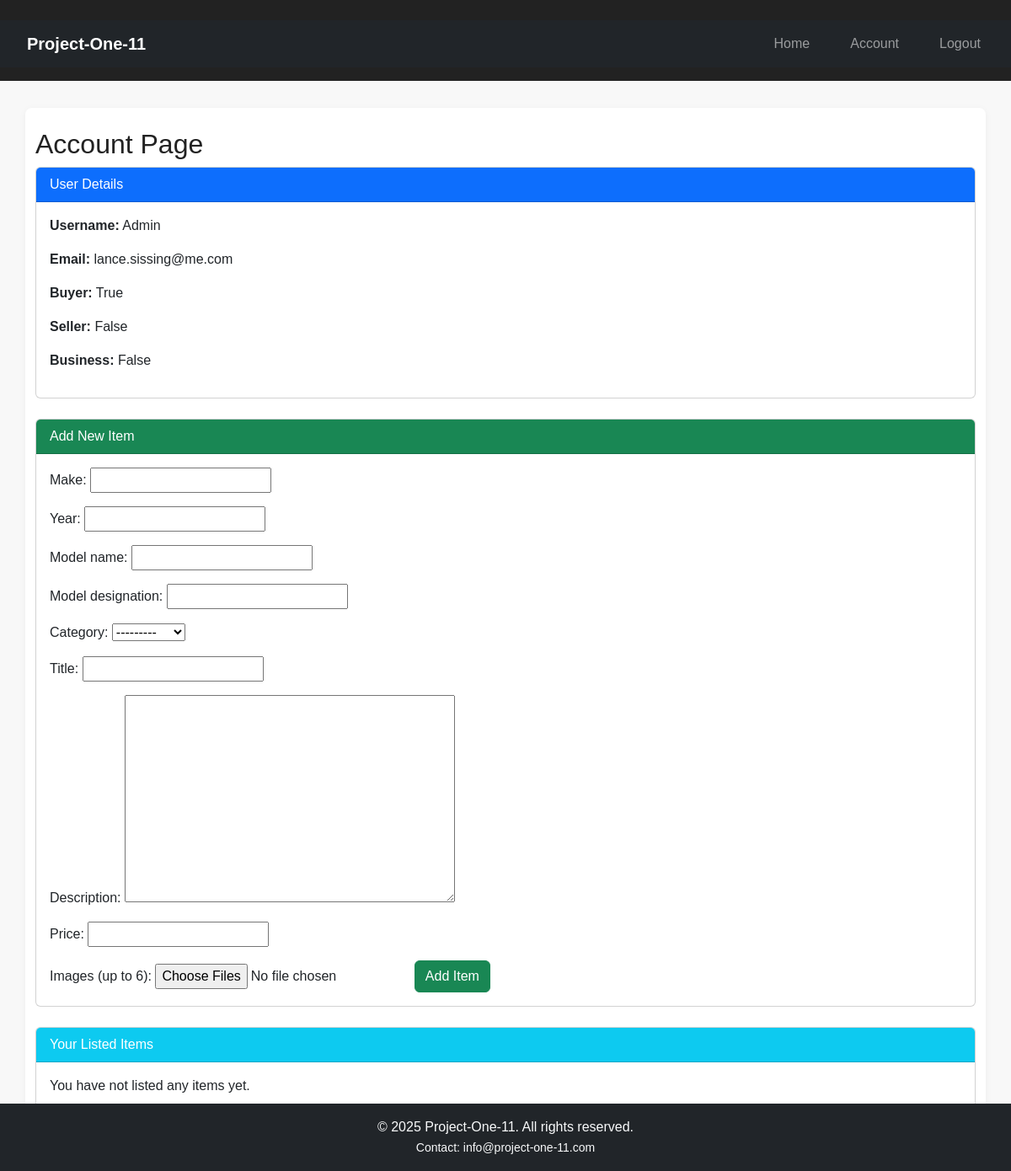
The app's page /accounts/account/ (signed in) with its own data.
### accounts/models.py (models this page shows)
class User(AbstractUser):
    is_buyer = models.BooleanField(default=True, verbose_name='Buyer')
    is_seller = models.BooleanField(default=True, verbose_name='Seller')
    is_business = models.BooleanField(default=False, verbose_name='Business')

### accounts/views.py (the view)
# urls.py: path('account/', views.account, name='account'),
def account(request):
    items = Item.objects.filter(owner=request.user)
    if request.method == 'POST':
        item_form = ItemForm(request.POST, request.FILES)
        if item_form.is_valid():
            new_item = item_form.save(commit=False)
            new_item.owner = request.user
            new_item.save()
            images = request.FILES.getlist('images')
            for idx, image in enumerate(images):
                if idx < 6:
                    from marketplace.models import ItemImage
                    ItemImage.objects.create(item=new_item, image=image)
            return redirect('account')
    else:
        item_form = ItemForm()
    return render(request, 'account.html', {'item_form': item_form, 'items': items})

### accounts/forms.py
class ItemForm(forms.ModelForm):
    class Meta:
        model = Item
        fields = ['make', 'year', 'model_name', 'model_designation', 'category', 'title', 'description', 'price']

### accounts/templates/account.html (shortened to what this page needs)
{% extends 'base.html' %}
{% block content %}
  <h2>Account Page</h2>
  <div class="card mb-4">
    <div class="card-header bg-primary text-white">User Details</div>
    <div class="card-body">
      <p><strong>Username:</strong> {{ user.username }}</p>
      <p><strong>Email:</strong> {{ user.email|default:'(not set)' }}</p>
      <p><strong>Buyer:</strong> {{ user.is_buyer }}</p>
      <p><strong>Seller:</strong> {{ user.is_seller }}</p>
      <p><strong>Business:</strong> {{ user.is_business }}</p>
    </div>
  </div>
  <div class="card mb-4">
    <div class="card-header bg-success text-white">Add New Item</div>
    <div class="card-body">
      <form method="post" enctype="multipart/form-data">
        {{ item_form.as_p }}
        <label for="id_images">Images (up to 6):</label>
        <input type="file" name="images" id="id_images" multiple accept="image/*">
        <button type="submit" class="btn btn-success">Add Item</button>
      </form>
    </div>
  </div>
  <div class="card">
    <div class="card-header bg-info text-white">Your Listed Items</div>
    <div class="card-body">
      {% if items %}
        <ul class="list-group">
          {% for item in items %}
            <li class="list-group-item">
              <strong>{{ item.title }}</strong> ({{ item.category }})<br>
              {{ item.description }}<br>
              <span class="text-muted">Price: ${{ item.price }}</span><br>
              <small>Posted: {{ item.created_at|date:"Y-m-d H:i" }}</small>
              {% if item.images.all %}
                <div class="mt-2">
                  {% for image in item.images.all %}
                    <img src="{{ image.image.url }}" alt="Item image" style="max-width:120px;max-height:120px;margin:2px;border-radius:4px;">
                  {% endfor %}
                </div>
              {% endif %}
              <a href="{% url 'edit_item' item.id %}" class="btn btn-sm btn-warning mt-2">Edit</a>
            </li>
          {% endfor %}
        </ul>
      {% else %}
        <p>You have not listed any items yet.</p>
      {% endif %}
    </div>
  </div>
{% endblock %}

### static/style.css (style rules this page uses)
body { margin: 0; font-family: Arial, sans-serif; background: #f8f8f8; color: #222; }

### records on screen
User: username "Admin", email "lance.sissing@me.com", is_buyer "True", is_seller "False", is_business "False"

### other values on screen
{{ now|default:2025 }} "2025"
